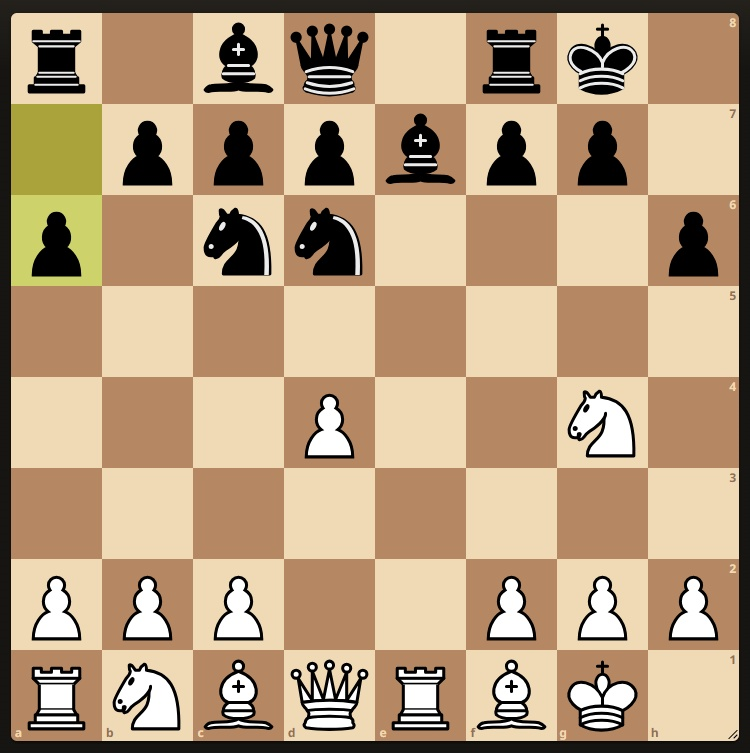
#> input picture immRilevate/chessboard_cropped.jpg, 750 x 753 px
$ python testStockfish.py
#> lines starting #> are read from the running program, lines starting #| are printed output that depends on the picture; after the words box and inside, x2 and y2 are one past the last pixel; in counts of white or black regions, pixels touching at a corner belong together


import cv2
import numpy as np
import os
import chess
import chess.engine

def extract_board(image_path):
    """Estrae la scacchiera dall'immagine."""
    img = cv2.imread(image_path)
    if img is None:
        raise Exception(f"Impossibile leggere l'immagine: {image_path}")

    gray = cv2.cvtColor(img, cv2.COLOR_BGR2GRAY)
    blurred = cv2.GaussianBlur(gray, (5, 5), 0)
    edges = cv2.Canny(blurred, 50, 150)
    contours, _ = cv2.findContours(edges, cv2.RETR_EXTERNAL, cv2.CHAIN_APPROX_SIMPLE)
    board_contour = max(contours, key=cv2.contourArea)
    x, y, w, h = cv2.boundingRect(board_contour)
    board = img[y:y+h, x:x+w]

    return board


def split_board_into_squares(board_img):
    """Divide l'immagine della scacchiera in 64 caselle."""
    height, width = board_img.shape[:2]
    square_height = height // 8
    square_width = width // 8

    squares = []
    for row in range(8):
        row_squares = []
        for col in range(8):
            y_start = row * square_height
            y_end = (row + 1) * square_height
            x_start = col * square_width
            x_end = (col + 1) * square_width
            square = board_img[y_start:y_end, x_start:x_end]
            row_squares.append(square)
        squares.append(row_squares)

    return squares

def create_piece_templates_from_reference(reference_image_path):
    """Crea template dei pezzi da un'immagine di riferimento della posizione iniziale."""
    ref_board = extract_board(reference_image_path)
    ref_squares = split_board_into_squares(ref_board)

    initial_position = [
        ['r', 'n', 'b', 'q', 'k', 'b', 'n', 'r'],
        ['p', 'p', 'p', 'p', 'p', 'p', 'p', 'p'],
        ['.', '.', '.', '.', '.', '.', '.', '.'],
        ['.', '.', '.', '.', '.', '.', '.', '.'],
        ['.', '.', '.', '.', '.', '.', '.', '.'],
        ['.', '.', '.', '.', '.', '.', '.', '.'],
        ['P', 'P', 'P', 'P', 'P', 'P', 'P', 'P'],
        ['R', 'N', 'B', 'Q', 'K', 'B', 'N', 'R']
    ]

    piece_templates = {}
    empty_templates = {'light': None, 'dark': None}

    for row_idx, row in enumerate(initial_position):
        for col_idx, piece in enumerate(row):
            square = ref_squares[row_idx][col_idx]
            square_resized = cv2.resize(square, (50, 50))
            if piece != '.':
                piece_templates[piece] = square_resized
            else:
                gray = cv2.cvtColor(square_resized, cv2.COLOR_BGR2GRAY) if len(square_resized.shape) == 3 else square_resized
                equalized = cv2.equalizeHist(gray)
                brightness = np.mean(equalized)
                if brightness > 150:
                    if empty_templates['light'] is None:
                        empty_templates['light'] = square_resized
                else:
                    if empty_templates['dark'] is None:
                        empty_templates['dark'] = square_resized

    return piece_templates, empty_templates

def enhance_contrast(image):
    """Applica la correzione gamma per migliorare il contrasto."""
    gamma = 1.2
    look_up_table = np.array([((i / 255.0) ** gamma) * 255 for i in np.arange(0, 256)]).astype("uint8")
    return cv2.LUT(image, look_up_table)

def match_piece_with_templates(square_img, piece_templates, empty_templates):
    """Confronta una casella con i template per identificare il pezzo."""
    square_resized = cv2.resize(square_img, (50, 50))
    square_gray = cv2.cvtColor(square_resized, cv2.COLOR_BGR2GRAY) if len(square_resized.shape) == 3 else square_resized
    square_gray = enhance_contrast(square_gray)
    square_gray = cv2.equalizeHist(square_gray)

    is_empty = False
    for empty_type, template in empty_templates.items():
        if template is not None:
            template_gray = cv2.cvtColor(template, cv2.COLOR_BGR2GRAY) if len(template.shape) == 3 else template
            result = cv2.matchTemplate(square_gray, template_gray, cv2.TM_CCOEFF_NORMED)
            if np.max(result) > 0.8:
                is_empty = True
                break

    if is_empty:
        return '.'

    best_match = None
    highest_score = -float('inf')
    for piece_name, template in piece_templates.items():
        if template is not None:
            template_gray = cv2.cvtColor(template, cv2.COLOR_BGR2GRAY) if len(template.shape) == 3 else template
            result = cv2.matchTemplate(square_gray, template_gray, cv2.TM_CCOEFF_NORMED)
            score = np.max(result)
            if score > highest_score:
                highest_score = score
                best_match = piece_name

    return best_match if highest_score >= 0.4 else '.'

def analyze_board_with_templates(squares, piece_templates, empty_templates):
    """Analizza la scacchiera utilizzando i template dei pezzi."""
    board_state = []
    for row in squares:
        row_state = [match_piece_with_templates(square, piece_templates, empty_templates) for square in row]
        board_state.append(row_state)
    return board_state

def alternative_piece_detection(squares):
    """Metodo alternativo per rilevare i pezzi quando i template non funzionano bene."""
    board_state = []
    for row in squares:
        row_state = []
        for square in row:
            resized = cv2.resize(square, (50, 50))
            gray = cv2.cvtColor(resized, cv2.COLOR_BGR2GRAY) if len(resized.shape) == 3 else resized
            equalized = cv2.equalizeHist(gray)
            mean_val = np.mean(equalized)
            std_val = np.std(equalized)
            if std_val > 50:
                if mean_val < 100:
                    row_state.append('p')
                elif mean_val > 150:
                    row_state.append('P')
                else:
                    row_state.append('.')
            else:
                row_state.append('.')
        board_state.append(row_state)
    return board_state

def generate_fen(board_state):
    """Genera la notazione FEN dalla matrice del stato della scacchiera."""
    fen_parts = []
    for row in board_state:
        empty_count = 0
        fen_row = ""
        for cell in row:
            if cell == '.':
                empty_count += 1
            else:
                if empty_count > 0:
                    fen_row += str(empty_count)
                    empty_count = 0
                fen_row += cell
        if empty_count > 0:
            fen_row += str(empty_count)
        fen_parts.append(fen_row)
    fen = '/'.join(fen_parts)
    fen += " w KQkq - 0 1"
    return fen

def analyze_chessboard(image_path, reference_image_path=None):
    """Analizza una scacchiera da un'immagine e genera la notazione FEN."""
    try:
        board_img = extract_board(image_path)
        squares = split_board_into_squares(board_img)
        if reference_image_path:
            piece_templates, empty_templates = create_piece_templates_from_reference(reference_image_path)
            board_state = analyze_board_with_templates(squares, piece_templates, empty_templates)
        else:
            board_state = alternative_piece_detection(squares)
        fen = generate_fen(board_state)
        return fen, board_state
    except Exception as e:
        print(f"Errore nell'analisi della scacchiera: {e}")
        return None, None

def visualize_board_state(board_state):
    """Visualizza lo stato della scacchiera in forma testuale."""
    print("  a b c d e f g h")
    print(" +-----------------+")
    for i, row in enumerate(board_state):
        print(f"{8-i}| {' '.join([piece if piece != '.' else '.' for piece in row])} |")
    print(" +-----------------+")
    print("  a b c d e f g h")


def draw_board_with_pieces(board_img, board_state):
    """Disegna i nomi dei pezzi sulla scacchiera analizzata."""
    height, width = board_img.shape[:2]
    square_height = height // 8
    square_width = width // 8

    board_with_pieces = board_img.copy()

    for row_idx, row in enumerate(board_state):
        for col_idx, piece in enumerate(row):
            if piece != '.':
                x = col_idx * square_width
                y = row_idx * square_height

                text_x = x + square_width // 4
                text_y = y + square_height // 2
                cv2.putText(
                    board_with_pieces, piece, (text_x, text_y),
                    cv2.FONT_HERSHEY_SIMPLEX, 0.8, (0, 0, 255), 2, cv2.LINE_AA
                )

    # Mostra l'immagine con i pezzi
    cv2.imshow("Scacchiera Analizzata", board_with_pieces)
    cv2.waitKey(0)
    cv2.destroyAllWindows()

    import chess
import chess.engine

def analyze_with_stockfish(fen, stockfish_path=r"stockfish/stockfish.exe"):
    try:
        # Inizializza Stockfish
        engine = chess.engine.SimpleEngine.popen_uci(stockfish_path)

        # Crea una board a partire dal FEN
        board = chess.Board(fen)

        # Esegui l'analisi
        result = engine.analyse(board, chess.engine.Limit(time=5.0))

        # Stampa i risultati
        print("\nAnalisi Stockfish:")
        print(f"Mossa migliore: {result.get('pv', [None])[0]}")
        print(f"Punteggio: {result.get('score', 'N/A')} (centipawn)")
        print(f"Profondità: {result.get('depth', 0)} livelli")

    except Exception as e:
        print(f"Errore durante l'analisi: {e}")
    finally:
        if 'engine' in locals():
            engine.quit()


def main():
    image_path = "immRilevate/chessboard_cropped.jpg"
    reference_image_path = "ScacchieraCompleta1.jpg"

    if not os.path.exists(image_path):
        print(f"ERRORE: L'immagine {image_path} non esiste.")
        return
    if reference_image_path and not os.path.exists(reference_image_path):
        print(f"ERRORE: L'immagine di riferimento {reference_image_path} non esiste.")
        reference_image_path = None

    fen, board_state = analyze_chessboard(image_path, reference_image_path)
#> in extract_board, img is the input picture: shape (753, 750, 3); mean B, G, R 124.8, 156.1, 182.9
#> in extract_board, `edges = cv2.Canny(blurred, 50, 150)`:
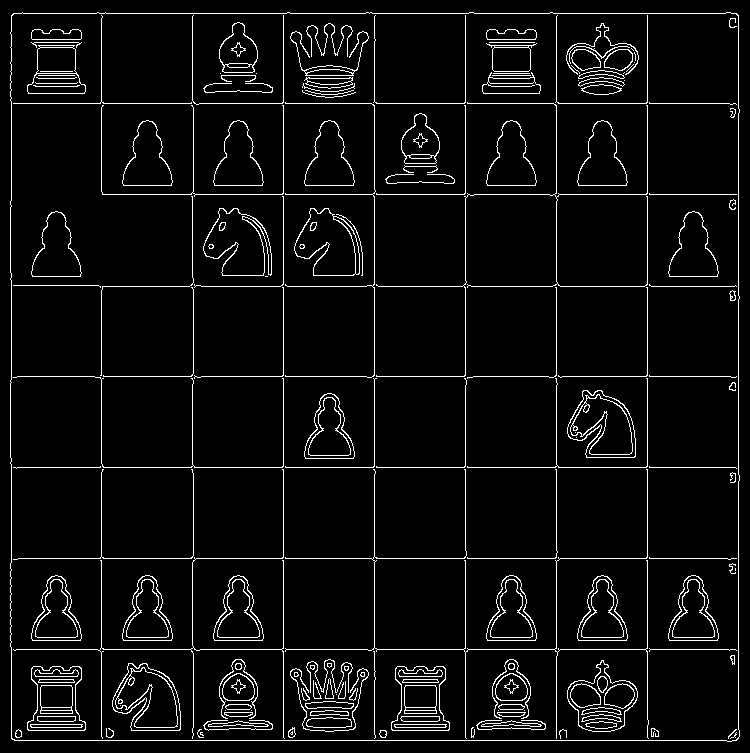
#> edges: shape (753, 750); 5.2% white in thin lines or dots
#> in extract_board, `contours, _ = cv2.findContours(edges, cv2.RETR_EXTERNAL, cv2.CHAIN_APP..`: contours = 1 contour; box (x1, y1, x2, y2) and area: (10, 12, 740, 742) 528811
#> in extract_board, `board_contour = max(contours, key=cv2.contourArea)`: board_contour = contour of 160 points, box (x1, y1, x2, y2) (10, 12, 740, 742), area 528811
#> in extract_board, `x, y, w, h = cv2.boundingRect(board_contour)`: x = 10; y = 12; w = 730
#> after the loop in split_board_into_squares, `for row in range(8):`: squares = 8 items
#> call 2 of extract_board, with image_path = 'ScacchieraCompleta1.jpg'
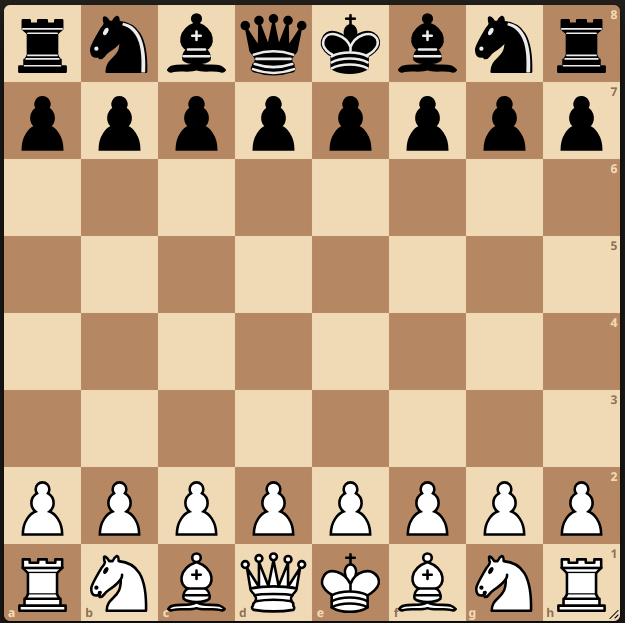
#> input picture ScacchieraCompleta1.jpg, 625 x 623 px
#> in extract_board, img is the input picture: shape (623, 625, 3); mean B, G, R 129.8, 160.3, 188.6
#> in extract_board (call 2), `edges = cv2.Canny(blurred, 50, 150)`:
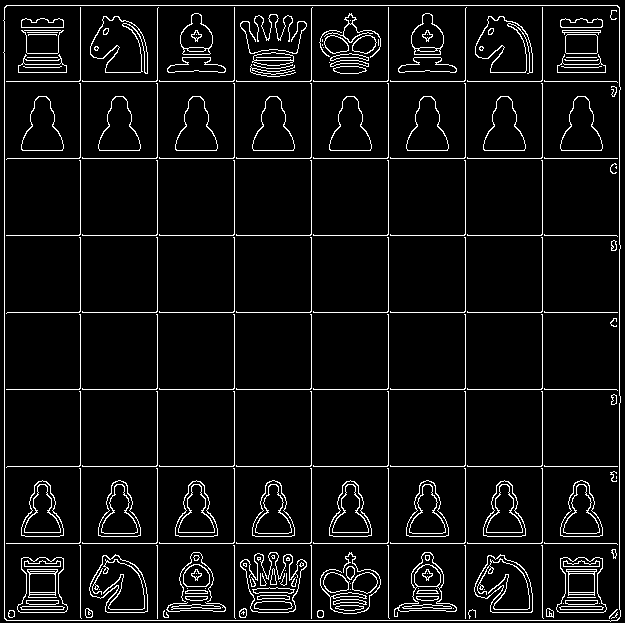
#> edges: shape (623, 625); 6.5% white in thin lines or dots
#> in extract_board (call 2), `contours, _ = cv2.findContours(edges, cv2.RETR_EXTERNAL, cv2.CHAIN_APP..`: contours = 1 contour; box (x1, y1, x2, y2) and area: (3, 5, 621, 622) 378241
#> in extract_board (call 2), `board_contour = max(contours, key=cv2.contourArea)`: board_contour = contour of 33 points, box (x1, y1, x2, y2) (3, 5, 621, 622), area 378241
#> in extract_board (call 2), `x, y, w, h = cv2.boundingRect(board_contour)`: x = 3; y = 5; w = 618; h = 617
#> in extract_board (call 2), `board = img[y:y+h, x:x+w]`:
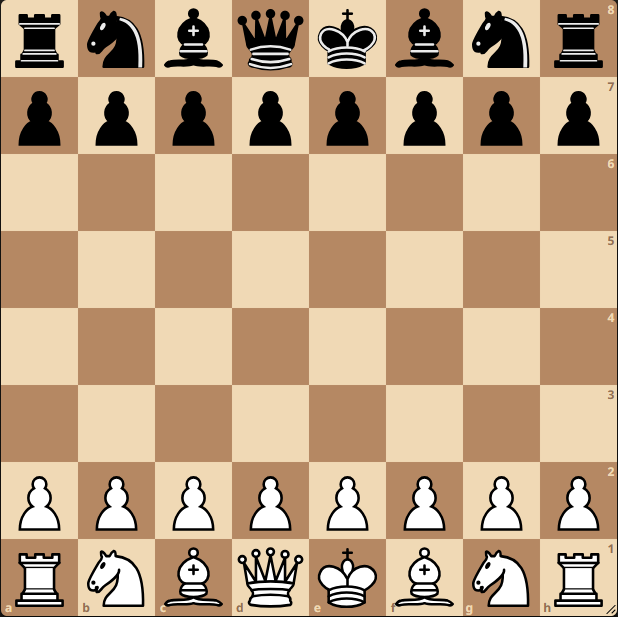
#> board: shape (617, 618, 3); mean B, G, R 132.1, 163.1, 192.1
#> in create_piece_templates_from_reference, `ref_squares = split_board_into_squares(ref_board)`: ref_squares = 8 items
#> after the loop in create_piece_templates_from_reference, `for row_idx, row in enumerate(initial_position):`:
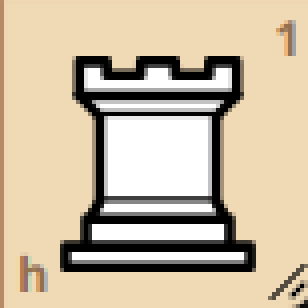
#> square: shape (77, 77, 3) (shown 4 times larger); mean of channels 0, 1, 2 164.9, 188.6, 204.2; drawn as B, G, R
#> after the loop in create_piece_templates_from_reference, `for row_idx, row in enumerate(initial_position):`: empty_templates = 2 items; piece_templates = 12 items
#> in analyze_chessboard, `piece_templates, empty_templates = create_piece_templates_from_referen..`: empty_templates = 2 items
#> the loop in analyze_board_with_templates, `for row in squares:` made 8 passes
#> pass 1, in match_piece_with_templates, `square_gray = cv2.equalizeHist(square_gray)`:
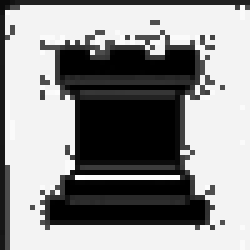
#> square_gray: shape (50, 50) (shown 5 times larger); min 0, max 255, mean 145.1
#> after the loop in analyze_board_with_templates, `for row in squares:`: board_state = 8 items
#> the loop in generate_fen, `for row in board_state:` made 8 passes
#> row on passes 1 to 8: ['r', '.', 'b', 'q', '.', 'r', 'k', '.'], ['.', 'p', 'p', 'p', 'b', 'p', 'p', '.'], ['p', '.', 'n', 'n', '.', '.', '.', 'p'], ['.', '.', '.', '.', '.', '.', '.', '.'], ['.', '.', '.', 'P', '.', '.', 'N', '.'], ['.', '.', '.', '.', '.', '.', '.', '.'], ['P', 'P', 'P', '.', '.', 'P', 'P', 'P'], ['R', 'N', 'B', 'Q', 'R', 'B', 'K', '.']
#> after the loop in generate_fen, `for row in board_state:`: fen_parts = ['r1bq1rk1', '1pppbpp1', 'p1nn3p', '8', '3P2N1', '8', 'PPP2PPP', 'RNBQRBK1']
#> board_state = 8 items

    if fen:
        print(f"\nNotazione FEN: {fen}")
#| Notazione FEN: r1bq1rk1/1pppbpp1/p1nn3p/8/3P2N1/8/PPP2PPP/RNBQRBK1 w KQkq - 0 1
        print("\nStato della scacchiera rilevato:")
        visualize_board_state(board_state)
#> the loop in visualize_board_state, `for i, row in enumerate(board_state):` made 8 passes
#| 8| r . b q . r k . |
#| 7| . p p p b p p . |
#| 6| p . n n . . . p |
#| 5| . . . . . . . . |
#| 4| . . . P . . N . |
#| 3| . . . . . . . . |
#| 2| P P P . . P P P |
#| 1| R N B Q R B K . |

        # Chiama Stockfish
        analyze_with_stockfish(fen)
#> (the call stopped at in analyze_with_stockfish, `engine = chess.engine.SimpleEngine.popen_uci(stockfish_path)`: chess is not available in this run)

        board_img = extract_board(image_path)
#> in extract_board (call 3), `contours, _ = cv2.findContours(edges, cv2.RETR_EXTERNAL, cv2.CHAIN_APP..`: contours = 1 contour; box (x1, y1, x2, y2) and area: (10, 12, 740, 742) 528811
        draw_board_with_pieces(board_img, board_state)
#> the loop in draw_board_with_pieces, `for row_idx, row in enumerate(board_state):` made 8 passes
#> after the loop in draw_board_with_pieces, `for row_idx, row in enumerate(board_state):`:
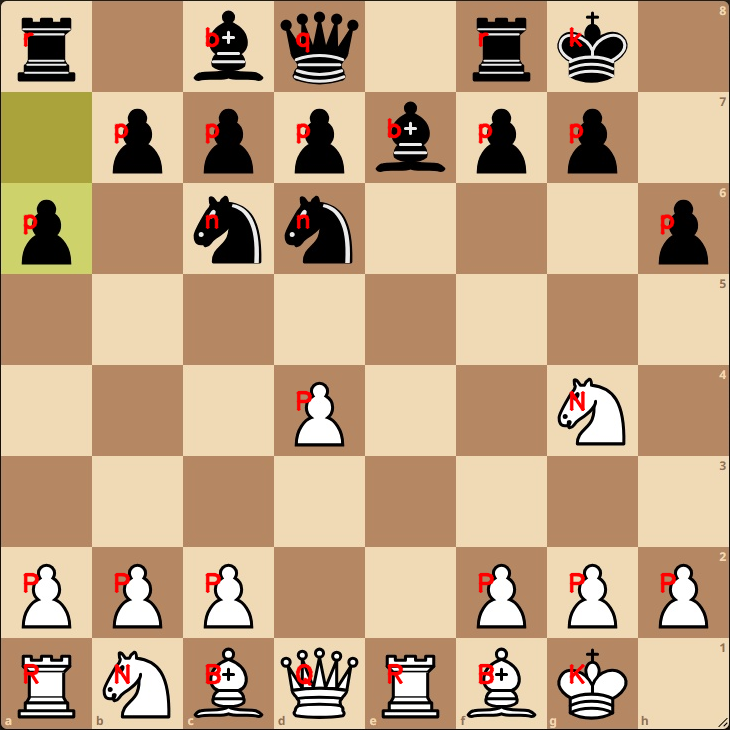
#> board_with_pieces: shape (730, 730, 3); mean B, G, R 130, 162.8, 193.1
    else:
        print("Impossibile generare la notazione FEN.")

if __name__ == "__main__":
    main()
